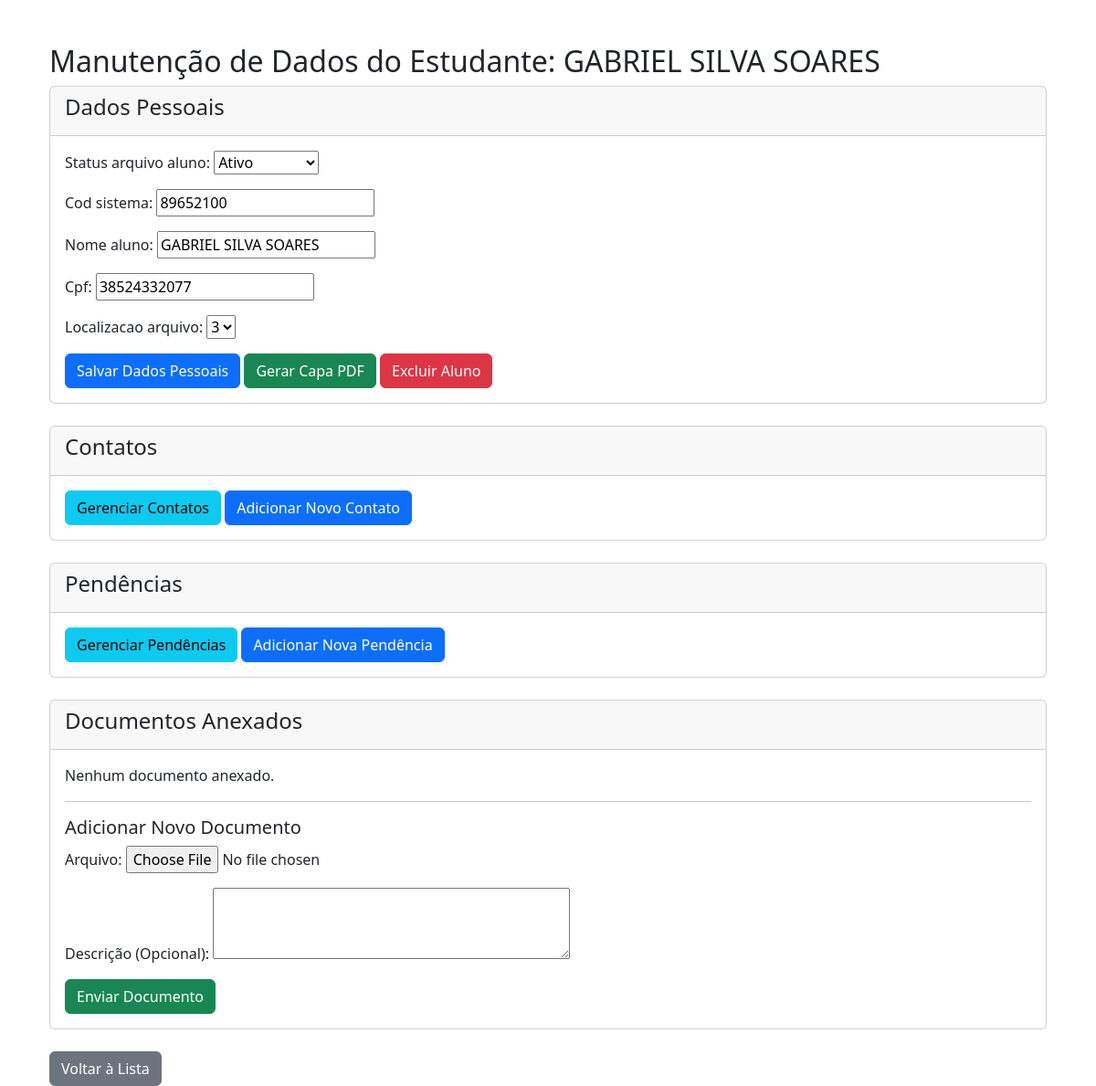
/estudante/manutencao/dados_pessoais/editar/3/ (signed in), run on the app's committed database.
### localizador/models.py (models this page shows, shortened)
class Aluno_Arquivo(models.Model):
    id_aluno_arquivo = models.AutoField(primary_key=True)
    usuario = models.ForeignKey(
        Usuario,
        on_delete=models.CASCADE,
        related_name="alunos"
    )
    status_arquivo_aluno = models.CharField(
        max_length=1,
        choices=[('A', 'Ativo'), ('P', 'Permanente')]
    )
    cod_sistema = models.IntegerField(unique=True)
    nome_aluno = models.CharField(max_length=100)
    cpf = models.CharField(max_length=14, blank=True, null=True)
    localizacao_arquivo = models.IntegerField(
        unique=True,
        null=True,
        blank=True
    )

### localizador/views.py (the view, shortened to what this page needs)
# urls.py: path('estudante/manutencao/dados_pessoais/editar/<int:aluno_id>/', views.student_personal_data_maintenance_view, name='student_personal_data_edit'),
@login_required
def student_personal_data_maintenance_view(request, aluno_id=None):
    aluno_instance = None
    document_form = None
    documents = []
    if aluno_id:
        aluno_instance = get_object_or_404(Aluno_Arquivo, id_aluno_arquivo=aluno_id)
        form = AlunoArquivoForm(request.POST or None, instance=aluno_instance)
        page_title = "Editar Aluno"
        button_text = "Salvar Alterações"
        document_form = DocumentoVinculadoForm()
        content_type = ContentType.objects.get_for_model(Aluno_Arquivo)
        documents = DocumentoVinculado.objects.filter(content_type=content_type, object_id=aluno_instance.id_aluno_arquivo)
    else:
        form = AlunoArquivoForm(request.POST or None)
        page_title = "Adicionar Novo Aluno"
        button_text = "Adicionar e Gerar Capa"
    context = {
        'form': form,
        'aluno': aluno_instance,
        'page_title': page_title,
        'button_text': button_text,
        'document_form': document_form if aluno_instance else None,
        'documents': documents
    }
    return render(request, 'localizador/student_personal_data_maintenance_form.html', context)

### localizador/forms.py
class AlunoArquivoForm(forms.ModelForm):
    class Meta:
        model = Aluno_Arquivo
        fields = ["status_arquivo_aluno", "cod_sistema", "nome_aluno", "cpf", "localizacao_arquivo"] # Removed usuario, should be set automatically
    def __init__(self, *args, **kwargs):
        super().__init__(*args, **kwargs)
        numeros = get_numeros_disponiveis('A')
        self.fields["localizacao_arquivo"].widget = forms.Select(
            choices=[(n, n) for n in numeros]
        )
        self.fields["status_arquivo_aluno"].widget = forms.Select(
            choices=[('A', 'Ativo'),('P', 'Permanente')]
        )

class DocumentoVinculadoForm(forms.ModelForm):
    class Meta:
        model = DocumentoVinculado
        fields = ["arquivo", "descricao"]
        widgets = {
            "descricao": forms.Textarea(attrs={"rows": 3}),
        }
    def __init__(self, *args, **kwargs):
        super().__init__(*args, **kwargs)
        self.fields["arquivo"].required = True
        self.fields["descricao"].label = "Descrição (Opcional)"

### localizador/utils.py (called while the page is built, shortened)
def get_numeros_disponiveis(tipo):
    from .models import NumeroPassivoDisponivel, Aluno_Arquivo, Profissional_Arquivo
    from django.db.models import Max
    numeros_livres = list(
        NumeroPassivoDisponivel.objects
        .filter(tipo=tipo)
        .values_list("numero", flat=True)
    )
    if tipo == 'A':
        usados = set(
            Aluno_Arquivo.objects
            .exclude(localizacao_arquivo__isnull=True)
            .values_list("localizacao_arquivo", flat=True)
        )
        max_loc = Aluno_Arquivo.objects.aggregate(
            max_loc=Max("localizacao_arquivo")
        )["max_loc"]
    numeros_livres = [n for n in numeros_livres if n not in usados]
    if numeros_livres:
        return sorted(numeros_livres)
    current_max = max_loc or 0
    return [current_max + 1]

### localizador/templates/localizador/student_personal_data_maintenance_form.html (shortened to what this page needs)
{% extends 'localizador/base.html' %}
{% block content %}
<div class="container mt-5">
  <h2>{% if aluno %}Manutenção de Dados do Estudante: {{ aluno.nome_aluno }}{% else %}Adicionar Novo Aluno{% endif %}</h2>
  <div class="card mb-4">
    <div class="card-header">
      <h4>Dados Pessoais</h4>
    </div>
    <div class="card-body">
      <form method="post">
        {{ form.as_p }}
        <button type="submit" class="btn btn-primary">Salvar Dados Pessoais</button>
        {% if aluno %}
          <a href="{% url 'generate_student_cover' aluno.id_aluno_arquivo %}" class="btn btn-success" target="_blank">Gerar Capa PDF</a>
          <a href="{% url 'student_personal_data_delete' aluno.id_aluno_arquivo %}" class="btn btn-danger">Excluir Aluno</a>
        {% endif %}
      </form>
    </div>
  </div>
  {% if aluno %}
  <div class="card mb-4">
    <div class="card-header">
      <h4>Contatos</h4>
    </div>
    <div class="card-body">
      <a href="{% url 'student_contacts_maintenance_list' aluno.id_aluno_arquivo %}" class="btn btn-info">Gerenciar Contatos</a>
      <a href="{% url 'student_contacts_create' aluno.id_aluno_arquivo %}" class="btn btn-primary">Adicionar Novo Contato</a>
    </div>
  </div>
  <div class="card mb-4">
    <div class="card-header">
      <h4>Pendências</h4>
    </div>
    <div class="card-body">
      <a href="{% url 'student_pendencies_maintenance_list' aluno.id_aluno_arquivo %}" class="btn btn-info">Gerenciar Pendências</a>
      <a href="{% url 'student_pendencies_create' aluno.id_aluno_arquivo %}" class="btn btn-primary">Adicionar Nova Pendência</a>
    </div>
  </div>
  {% if document_form %}
  <div class="card mb-4">
    <div class="card-header">
      <h4>Documentos Anexados</h4>
    </div>
    <div class="card-body">
      {% if documents %}
        <table class="table table-striped">
          <thead>
            <tr>
              <th>Nome do Arquivo</th>
              <th>Tipo</th>
              <th>Data de Upload</th>
              <th>Ações</th>
            </tr>
          </thead>
          <tbody>
            {% for doc in documents %}
            <tr>
              <td>{{ doc.nome_arquivo }}</td>
              <td>{{ doc.tipo_arquivo }}</td>
              <td>{{ doc.data_upload|date:"d/m/Y H:i" }}</td>
              <td>
                <a href="{{ doc.arquivo.url }}" class="btn btn-sm btn-primary" target="_blank">Visualizar</a>
                <a href="{% url 'delete_documento_vinculado' doc.id_documento %}" class="btn btn-sm btn-danger">Excluir</a>
              </td>
            </tr>
            {% endfor %}
          </tbody>
        </table>
      {% else %}
        <p>Nenhum documento anexado.</p>
      {% endif %}
      <hr>
      <h5>Adicionar Novo Documento</h5>
      <form method="post" enctype="multipart/form-data">
        {{ document_form.as_p }}
        <button type="submit" class="btn btn-success">Enviar Documento</button>
      </form>
    </div>
  </div>
  {% endif %}
  {% endif %}
  <a href="{% url 'student_personal_data_maintenance_list' %}" class="btn btn-secondary">Voltar à Lista</a>
</div>
{% endblock %}

### data on the page
Aluno_Arquivo: nome_aluno "GABRIEL SILVA SOARES", status_arquivo_aluno "Ativo", cod_sistema "89652100", cpf "38524332077", localizacao_arquivo "3"
